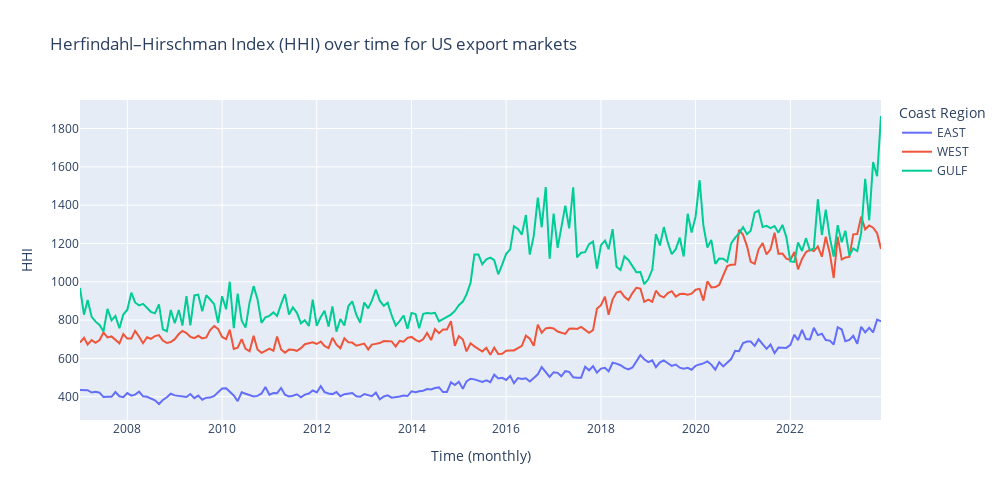

Source (notebook cell):
### Code cell
px.line(
    hhi_df.filter(pl.col('coast_region')!='CARIBBEAN'), x='month', y='hhi', color='coast_region',
    width=1000, height=500,
    title='Herfindahl–Hirschman Index (HHI) over time for US export markets',
    labels={
        'coast_region':'Coast Region',
        'hhi':'HHI',
        'month':'Time (monthly)'
    }
)

### Figure 1 — Plotly figure (JSON) as saved in the notebook; plotly's stock layout.template omitted (floating-point values rounded to 4 significant figures; data arrays with more than 128 entries replaced by an {"elided": "..."} marker saying what was removed)
{"data": [{"hovertemplate": "Coast Region=EAST<br>Time (monthly)=%{x}<br>HHI=%{y}<extra></extra>", "legendgroup": "EAST", "line": {"color": "#636efa", "dash": "solid"}, "marker": {"symbol": "circle"}, "mode": "lines", "name": "EAST", "orientation": "v", "showlegend": true, "type": "scatter", "x": {"elided": "204 str values"}, "xaxis": "x", "y": {"elided": "204 float values"}, "yaxis": "y"}, {"hovertemplate": "Coast Region=WEST<br>Time (monthly)=%{x}<br>HHI=%{y}<extra></extra>", "legendgroup": "WEST", "line": {"color": "#EF553B", "dash": "solid"}, "marker": {"symbol": "circle"}, "mode": "lines", "name": "WEST", "orientation": "v", "showlegend": true, "type": "scatter", "x": {"elided": "204 str values"}, "xaxis": "x", "y": {"elided": "204 float values"}, "yaxis": "y"}, {"hovertemplate": "Coast Region=GULF<br>Time (monthly)=%{x}<br>HHI=%{y}<extra></extra>", "legendgroup": "GULF", "line": {"color": "#00cc96", "dash": "solid"}, "marker": {"symbol": "circle"}, "mode": "lines", "name": "GULF", "orientation": "v", "showlegend": true, "type": "scatter", "x": {"elided": "204 str values"}, "xaxis": "x", "y": {"elided": "204 float values"}, "yaxis": "y"}], "layout": {"height": 500, "legend": {"title": {"text": "Coast Region"}, "tracegroupgap": 0}, "title": {"text": "Herfindahl–Hirschman Index (HHI) over time for US export markets"}, "width": 1000, "xaxis": {"anchor": "y", "domain": [0, 1], "title": {"text": "Time (monthly)"}}, "yaxis": {"anchor": "x", "domain": [0, 1], "title": {"text": "HHI"}}}}
